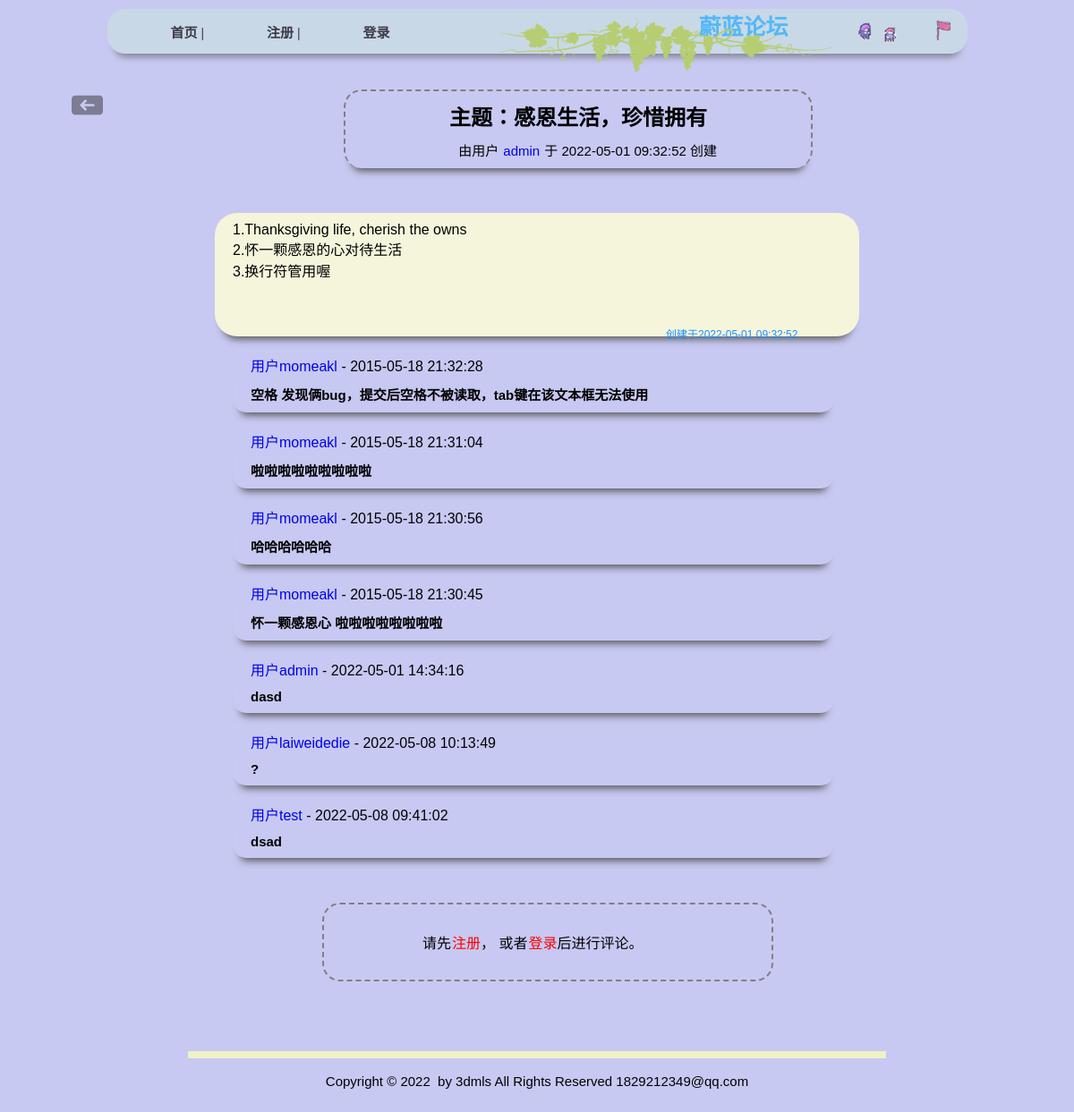
The app's page /topic?id=25 with its own data.
### tables this page shows
CREATE TABLE `forum_topic` (
  `id` int NOT NULL,
  `topic` varchar(255) NOT NULL,
  `detail` text NOT NULL,
  `name` varchar(32) NOT NULL,
  `email` varchar(100) NOT NULL,
  `datetime` datetime NOT NULL DEFAULT '0000-00-00 00:00:00',
  `view` int NOT NULL DEFAULT '0',
  `reply` int NOT NULL DEFAULT '0',
  `sticky` tinyint(1) NOT NULL DEFAULT '0'
);

CREATE TABLE `forum_reply` (
  `id` int NOT NULL,
  `topic_id` int NOT NULL DEFAULT '0',
  `reply_id` int NOT NULL DEFAULT '0',
  `reply_name` varchar(32) NOT NULL,
  `reply_email` varchar(100) NOT NULL,
  `reply_detail` text NOT NULL,
  `reply_datetime` datetime NOT NULL DEFAULT '0000-00-00 00:00:00'
);

### blade/view_topic.php (the view, shortened to what this page needs)
<?php
  require('admin/conn.php');
  $sql="SELECT * FROM forum_topic WHERE id='$id'";
  $result=mysqli_query($db,$sql);
  $rows=mysqli_fetch_array($result);
?>
<?php include('admin/header.inc.php'); ?>
<img id="x" src="public/images/backspace.png" alt="backspace">
<div class="setTopic">
<h2 style="text-align:center;"><?php echo '主题：'.$rows['topic']; ?></h2>
<p class="info">
	由用户<a href="view_profile.php?id=<?php echo $rows['name']; ?>">
	<?php echo $rows['name']; ?></a> 于 <?php echo $rows['datetime']; ?>
	创建
</p>
</div>
<div class="detial">
<p class="article">
<?php
	echo nl2br(htmlspecialchars($rows['detail']));
?>
</p>
<div class="user">
    <p>创建于<?php echo $rows['datetime']; ?></p>
</div>
</div>
<dl>
<div class=result><p><?php
  $sql	="SELECT * FROM forum_reply WHERE topic_id='$id'";
  $result	= mysqli_query($db,$sql);
  $num_rows = mysqli_num_rows($result);
  if ($num_rows)
  {
	while($rows=mysqli_fetch_array($result))
	{
?>
<section class="reply">
 <dt>
    <a href="/user?id=<?php echo $rows['reply_name']; ?>">
    	<?php echo '用户'.$rows['reply_name']; ?>
    </a>
     - <?php echo $rows['reply_datetime']; ?>
 </dt>
 <dd>
  <p><?php
    	echo nl2br(htmlspecialchars($rows['reply_detail']));
     ?></p>
 </dd>
</section>
 <?php
	}
  }else{
	echo "暂无回复!";
  }
    ?></p></div>
</dl>
<div class="replyText"><?php
if (!$_SESSION['username'])
{
	echo '<p class="noregist">请先<a href="/reg">注册</a>，
		  或者<a href="/login">登录</a>后进行评论。</p>';
} ?></div>
<br>
<?php include('admin/footerBack.inc.php'); ?>

### public/css/bbs.css (style rules this page uses)
* { margin: 0; padding: 0; font-family: '幼圆',helvetcia,sans-serif; }
body { background-color:firebrick; }
a { margin-left: 20px; text-decoration: none; }
p.info { text-align: right; margin-right: 20px; font-size: 15px; }
p.info a { margin-left: 1px; margin-right: 1px; }
div.setTopic { margin-top: 40px; margin-left: 32%; padding: 10px; border: 2px dashed gray; border-bottom: 0; box-shadow: 0 12px 8px -9px #555; border-radius: 20px; width: 500px; }
div.setTopic p { margin-top: 10px; margin-right: 19%; }
div.detial { width: 60%; height: 16%; background-color: beige; margin: 50px auto; border-radius: 25px; box-shadow: 0 12px 8px -9px #555; position: relative; padding-top: 10px; }
div.detial p.article { margin-left: 20px; }
div.detial div.user { margin-left: 70%; margin-top: 7%; }
div.detial div.user p { font-size: 12px; color: dodgerblue; }
div.result { margin-left: 20%; margin-top: -30px; margin-bottom: 50px; }
div.result p { font-weight: 650; }
div.result section { width: 70%; margin-left: 20px; border-radius: 15px; box-shadow: 0 12px 8px -9px #555; margin-top: 20px; }
div.result section p { font-size: 15px; padding:10px 50px 10px 20px; }
div.replyText p.noregist { width: 30%; margin-left: 30%; margin-bottom: 50px; border: 2px dashed gray; border-radius: 20px; padding: 30px 30px 30px 110px;; }
div.replyText p.noregist a { margin-left: 1px; color: red; }
img#x { max-height: 35px; float: left; margin-left: 80px; cursor: pointer; opacity: 0.5; }

### records on screen
forum_topic: topic "感恩生活，珍惜拥有", name "admin", datetime "2022-05-01 09:32:52", detail "1.Thanksgiving life, cherish the owns 2.怀一颗感恩的心对待生活 3.换行符管用喔"
forum_reply: reply_name "momeakl", reply_datetime "2015-05-18 21:32:28", reply_detail "空格 发现俩bug，提交后空格不被读取，tab键在该文本框无法使用"
forum_reply: reply_name "momeakl", reply_datetime "2015-05-18 21:31:04", reply_detail "啦啦啦啦啦啦啦啦啦"
forum_reply: reply_name "momeakl", reply_datetime "2015-05-18 21:30:56", reply_detail "哈哈哈哈哈哈"
forum_reply: reply_name "momeakl", reply_datetime "2015-05-18 21:30:45", reply_detail "怀一颗感恩心 啦啦啦啦啦啦啦啦"
forum_reply: reply_name "admin", reply_datetime "2022-05-01 14:34:16", reply_detail "dasd"
forum_reply: reply_name "laiweidedie", reply_datetime "2022-05-08 10:13:49", reply_detail "?"
forum_reply: reply_name "test", reply_datetime "2022-05-08 09:41:02", reply_detail "dsad"
